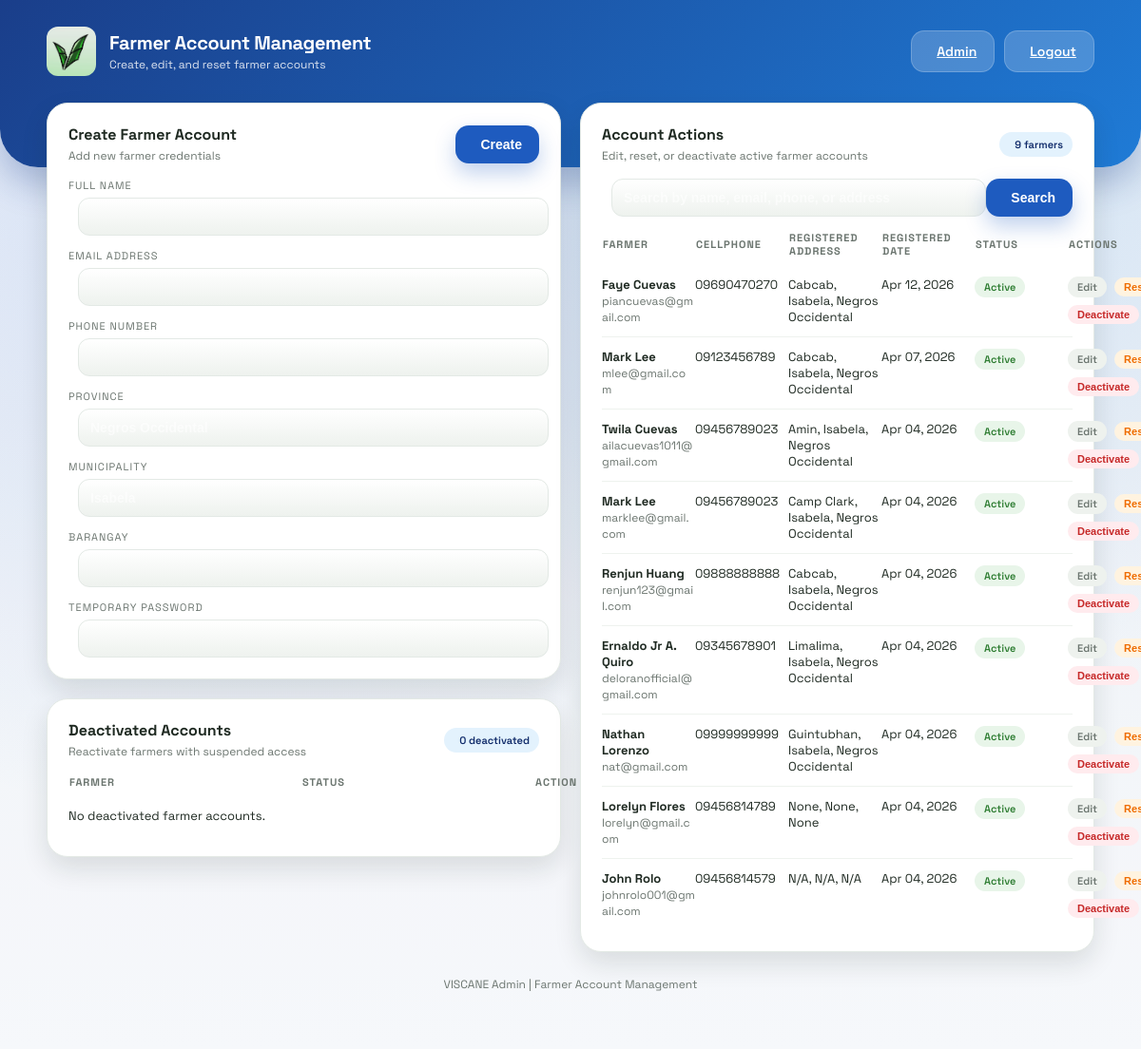
The page /admin/farmers (signed in) on the database its author committed.
### models.py (models this page shows)
class User(db.Model):
    id = db.Column(db.Integer, primary_key=True)
    fullname = db.Column(db.String(100), nullable=False)
    email = db.Column(db.String(120), unique=True, nullable=False)
    phone = db.Column(db.String(20), nullable=False)
    password = db.Column(db.String(200), nullable=False)
    created_at = db.Column(db.DateTime, default=datetime.utcnow, nullable=False)
    province = db.Column(db.String(120), nullable=True)
    municipality = db.Column(db.String(120), nullable=True)
    barangay = db.Column(db.String(120), nullable=True)
    is_active = db.Column(db.Boolean, nullable=False, default=True)
    is_archived = db.Column(db.Boolean, nullable=False, default=False)

### app.py (the view, shortened to what this page needs)
@app.route('/admin/farmers', methods=['GET', 'POST'])
@login_required
def admin_farmers():
    message = request.args.get('message')
    error = request.args.get('error')
    search = request.args.get('search', '').strip()
    users_query = User.query.filter_by(is_archived=False)
    users = users_query.order_by(User.id.desc()).all()
    active_users = [user for user in users if user.is_active]
    inactive_users = [user for user in users if not user.is_active]
    return render_template(
        'admin_farmers.html',
        users=active_users,
        inactive_users=inactive_users,
        message=message,
        error=error,
        search=search,
        current_admin=get_current_admin()
    )

### app.py (called while the page is built)
def login_required(view):
    @wraps(view)
    def wrapped(*args, **kwargs):
        admin_id = session.get('admin_id')
        if not admin_id:
            return redirect(url_for('admin_login'))
        admin = Admin.query.get(admin_id)
        if not admin or admin.is_archived:
            session.pop('admin_id', None)
            return redirect(url_for('admin_login'))
        return view(*args, **kwargs)
    return wrapped

def get_current_admin():
    admin_id = session.get('admin_id')
    if not admin_id:
        return None
    admin = Admin.query.get(admin_id)
    if not admin or admin.is_archived:
        return None
    return admin

### templates/admin_farmers.html (shortened to what this page needs)
<!DOCTYPE html>
<html lang="en">
<head>
    <link rel="stylesheet" href="{{ url_for('static', filename='style.css') }}">
</head>
<body class="admin-layout">
    <div class="dashboard-bg"></div>
    <header class="dashboard-header">
        <div class="header-content">
            <div class="brand">
                <div class="brand-icon">
                    <img src="{{ url_for('static', filename='logo.jpg') }}" alt="VISCANE Logo" style="width: 100%; height: 100%; object-fit: cover; border-radius: 12px;">
                </div>
                <div>
                    <p class="brand-title">Farmer Account Management</p>
                    <p class="brand-subtitle">Create, edit, and reset farmer accounts</p>
                </div>
            </div>
            <div class="header-actions">
                <a class="btn light" href="/admin">
                    Admin
                </a>
                <a class="btn light" href="/admin-logout">
                    Logout
                </a>
            </div>
        </div>
    </header>
    <main class="dashboard-container fade-in">
        <section class="section-grid two-col farmer-management-grid">
            <div class="farmer-management-side">
                <form class="panel" method="POST">
                    <div class="panel-header">
                        <div>
                            <h3 class="panel-title">Create Farmer Account</h3>
                            <p class="panel-subtitle">Add new farmer credentials</p>
                        </div>
                        <button class="btn primary" type="submit">
                            Create
                        </button>
                    </div>
                    <div class="stat-label">Full Name</div>
                    <input class="stat-input" type="text" name="fullname" required>
                    <div class="stat-label">Email Address</div>
                    <input class="stat-input" type="email" name="email" required>
                    <div class="stat-label">Phone Number</div>
                    <input class="stat-input" type="text" name="phone" required>
                    <div class="stat-label">Province</div>
                    <input class="stat-input" type="text" name="province" placeholder="Negros Occidental">
                    <div class="stat-label">Municipality</div>
                    <input class="stat-input" type="text" name="municipality" placeholder="Isabela">
                    <div class="stat-label">Barangay</div>
                    <input class="stat-input" type="text" name="barangay">
                    <div class="stat-label">Temporary Password</div>
                    <input class="stat-input" type="text" name="password" required>
                </form>
                <div class="panel deactivated-accounts-panel">
                    <div class="panel-header">
                        <div>
                            <h3 class="panel-title">Deactivated Accounts</h3>
                            <p class="panel-subtitle">Reactivate farmers with suspended access</p>
                        </div>
                        <span class="badge">{{ inactive_users|length }} deactivated</span>
                    </div>
                    <table class="data-table">
                        <thead>
                            <tr>
                                <th>Farmer</th>
                                <th>Status</th>
                                <th class="actions-column">Action</th>
                            </tr>
                        </thead>
                        <tbody>
                            {% if inactive_users %}
                                {% for user in inactive_users %}
                                    <tr>
                                        <td>
                                            <strong>{{ user.fullname }}</strong><br>
                                            <span class="list-meta">{{ user.email }}</span>
                                        </td>
                                        <td><span class="tag alert">Inactive</span></td>
                                        <td class="actions-cell">
                                            <form method="POST" action="/admin/farmers" class="admin-inline-form">
                                                <input type="hidden" name="user_id" value="{{ user.id }}">
                                                <input type="hidden" name="action" value="activate">
                                                <button class="tag success" type="submit" onclick="return confirm('Reactivate this farmer account?')">
                                                    Activate
                                                </button>
                                            </form>
                                        </td>
                                    </tr>
                                {% endfor %}
                            {% else %}
                                <tr>
                                    <td colspan="3">No deactivated farmer accounts.</td>
                                </tr>
                            {% endif %}
                        </tbody>
                    </table>
                </div>
            </div>
            <div class="panel account-actions-panel">
                <div class="panel-header">
                    <div>
                        <h3 class="panel-title">Account Actions</h3>
                        <p class="panel-subtitle">Edit, reset, or deactivate active farmer accounts</p>
                    </div>
                    <span class="badge">{{ users|length }} farmers</span>
                </div>
                <form class="admin-search-row" method="GET" action="/admin/farmers">
                    <input class="stat-input" type="text" name="search" placeholder="Search by name, email, phone, or address" value="{{ search or '' }}">
                    <button class="btn primary" type="submit">
                        Search
                    </button>
                </form>
                <table class="data-table">
                    <thead>
                        <tr>
                            <th>Farmer</th>
                            <th>Cellphone</th>
                            <th>Registered Address</th>
                            <th>Registered Date</th>
                            <th>Status</th>
                            <th class="actions-column">Actions</th>
                        </tr>
                    </thead>
                    <tbody>
                        {% if users %}
                            {% for user in users %}
                                <tr>
                                    <td>
                                        <strong>{{ user.fullname }}</strong><br>
                                        <span class="list-meta">{{ user.email }}</span>
                                    </td>
                                    <td>{{ user.phone or 'N/A' }}</td>
                                    <td>{{ user.barangay or 'N/A' }}, {{ user.municipality or 'N/A' }}, {{ user.province or 'N/A' }}</td>
                                    <td>
                                        {% if user.created_at %}
                                            {{ user.created_at.strftime('%b %d, %Y') }}
                                        {% else %}
                                            N/A
                                        {% endif %}
                                    </td>
                                    <td><span class="tag success">Active</span></td>
                                    <td class="actions-cell">
                                        <div class="admin-action-row">
                                            <div class="admin-action-pair">
                                                <a class="tag" href="/admin/farmers/{{ user.id }}/edit">Edit</a>
                                                <button
                                                    class="tag warning reset-trigger"
                                                    type="button"
                                                    data-user-id="{{ user.id }}"
                                                    data-user-name="{{ user.fullname }}"
                                                >
                                                    Reset
                                                </button>
                                            </div>
                                            <form method="POST" action="/admin/farmers" class="admin-inline-form">
                                                <button class="tag alert" type="submit" onclick="return confirm('Deactivate this farmer account?')">
                                                    Deactivate
                                                </button>
                                            </form>
                                        </div>
                                    </td>
                                </tr>
                            {% endfor %}
                        {% else %}
                            <tr>
                                <td colspan="6">No farmers registered yet.</td>
                            </tr>
                        {% endif %}
                    </tbody>
                </table>
            </div>
        </section>
        <div class="footer-link">VISCANE Admin | Farmer Account Management</div>
    </main>
</body>
</html>

### rows shown on the page
User: fullname "Faye Cuevas", email "piancuevas@gmail.com", phone "09690470270", barangay "Cabcab", municipality "Isabela", province "Negros Occidental", created_at "Apr 12, 2026"
User: fullname "Mark Lee", email "mlee@gmail.com", phone "09123456789", barangay "Cabcab", municipality "Isabela", province "Negros Occidental", created_at "Apr 07, 2026"
User: fullname "Twila Cuevas", email "ailacuevas1011@gmail.com", phone "09456789023", barangay "Amin", municipality "Isabela", province "Negros Occidental", created_at "Apr 04, 2026"
User: fullname "Mark Lee", email "marklee@gmail.com", phone "09456789023", barangay "Camp Clark", municipality "Isabela", province "Negros Occidental", created_at "Apr 04, 2026"
User: fullname "Renjun Huang", email "renjun123@gmail.com", phone "09888888888", barangay "Cabcab", municipality "Isabela", province "Negros Occidental", created_at "Apr 04, 2026"
User: fullname "Ernaldo Jr A. Quiro", email "deloranofficial@gmail.com", phone "09345678901", barangay "Limalima", municipality "Isabela", province "Negros Occidental", created_at "Apr 04, 2026"
User: fullname "Nathan Lorenzo", email "nat@gmail.com", phone "09999999999", barangay "Guintubhan", municipality "Isabela", province "Negros Occidental", created_at "Apr 04, 2026"
User: fullname "Lorelyn Flores", email "lorelyn@gmail.com", phone "09456814789", barangay "None", municipality "None", province "None", created_at "Apr 04, 2026"
User: fullname "John Rolo", email "johnrolo001@gmail.com", phone "09456814579", barangay "N/A", municipality "N/A", province "N/A", created_at "Apr 04, 2026"

### other values the page prints
{{ inactive_users|length }} "0"
{{ users|length }} "9"
